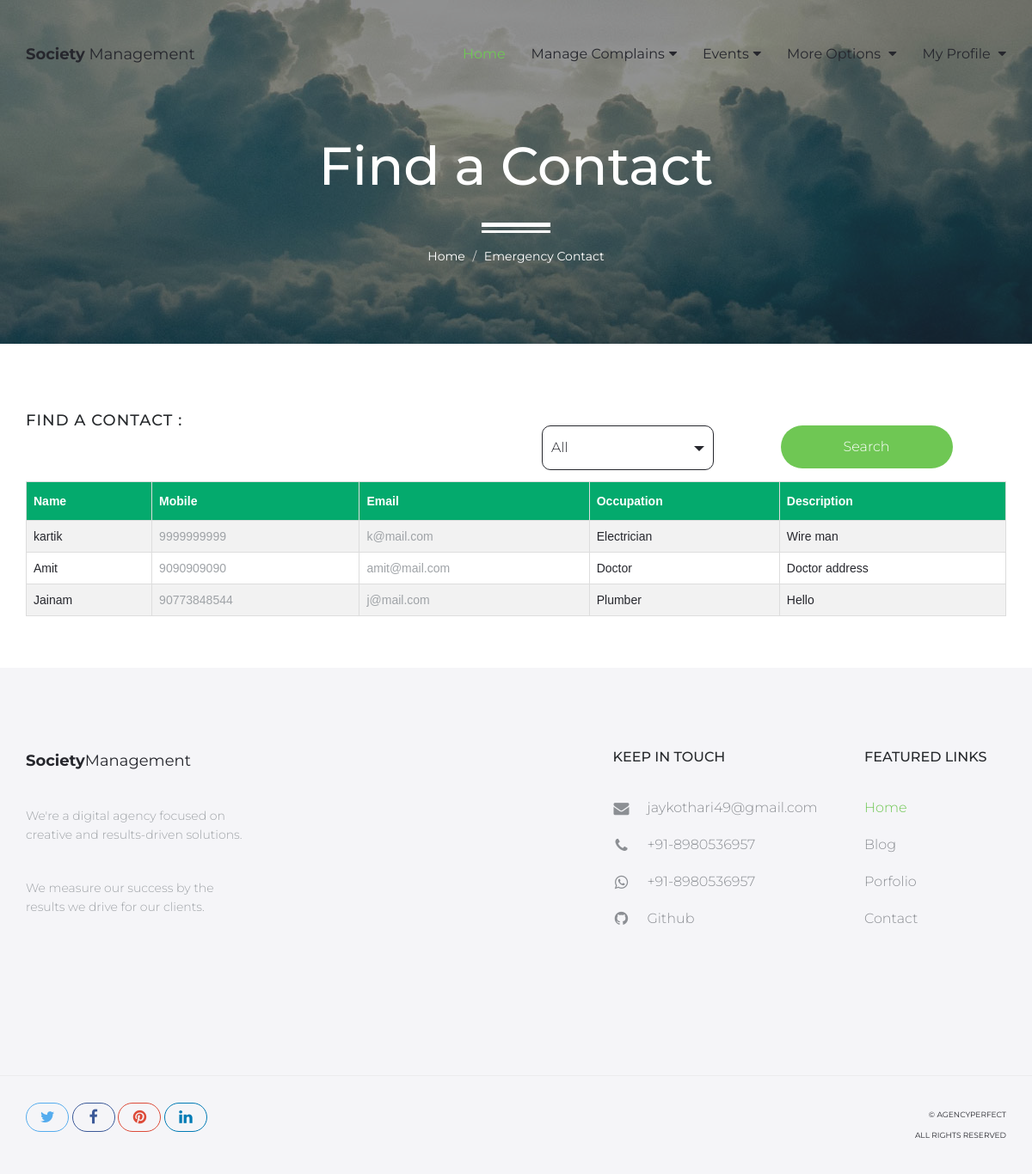
Page /emergency-contact/ (signed in) on the committed database.
### SecApp/models.py (models this page shows, shortened)
class Emergency(models.Model):
    cate_choice = (
        ('Doctor','Doctor'),
        ('Plumber','Plumber'),
        ('Electrician','Electrician'),
        ('Cate','Cate'),
    )
    uid = models.ForeignKey(SecUser,on_delete=models.CASCADE)
    name = models.CharField(max_length=50)
    mobile = models.CharField(max_length=13)
    email = models.EmailField()
    occupation = models.CharField(max_length=50,choices=cate_choice)
    des = models.TextField()

### MemberApp/views.py (the view)
# urls.py: path('emergency-contact/',views.emergency_contact,name='emergency-contact'),
def emergency_contact(request):
    contacts = sm.Emergency.objects.all()
    member = Member.objects.get(email=request.session['memail'])
    if request.method == 'POST':
        if request.POST['cate'] == 'all':
            contacts = sm.Emergency.objects.all()
        else:
            contacts = sm.Emergency.objects.filter(occupation=request.POST['cate'])
    return render(request,'emergency-contact.html',{'member':member,'contacts':contacts})

### MemberApp/templates/emergency-contact.html (shortened to what this page needs)
{% extends 'member-header.html' %}
{% load static %}
{% block content %}
<div id="hero" class="hero overlay subpage-hero contact-hero">
    <div class="hero-content">
        <div class="hero-text">
            <h1>Find a Contact</h1>
            <ol class="breadcrumb">
              <li class="breadcrumb-item"><a href="{% url 'member-index' %}">Home</a></li>
              <li class="breadcrumb-item active">Emergency Contact</li>
            </ol>
        </div>
    </div>
</div>
<main id="main" class="site-main">
    <section class="site-section subpage-site-section section-contact-us">
        <div class="container">
            <div class="row">
                <div class="col-sm-6">
                    <div>
                        <h2>Find a Contact : </h2>
                    </div>
                </div>
                <div class="col-sm-6">
                    <form action="" method="POST">
                        <div class="col-md-6">
                            <select style="padding-left: 30px;" name="cate" class="selectpicker">
                                <option value="all">All</option>
                            </select>
                        </div>
                        <div class="col-md-6">
                            <button type="submit" class="btn btn-green">Search</button>
                        </div>
                    </form>
                </div>
            </div>
            <table id="customers">
                <tr>
                  <th>Name</th>
                  <th>Mobile</th>
                  <th>Email</th>
                  <th>Occupation</th>
                  <th>Description</th>
                </tr>
                {% for i in contacts %}
                <tr>
                  <td>{{i.name}}</td>
                  <td><a href="tel:+91{{i.mobile}}"> {{i.mobile}}</a></td>
                  <td><a href="mailto:{{i.email}}"> {{i.email}}</a></td>
                  <td>{{i.occupation}}</td>
                  <td>{{i.des}}</td>
                </tr>
                {% endfor %}
              </table>
        </div>
    </section>
</main>
{% endblock %}

### MemberApp/static/mem/assets/css/style.css (style rules this page uses)
a { transition: all 0.25s ease-in-out; -moz-transition: all 0.25s ease-in-out; -webkit-transition: all 0.25s ease-in-out; -o-transition: all 0.25s ease-in-out; -ms-transition: all 0.25s ease-in-out; cursor: pointer; color: #9fa3a7; }
h1 { font-size: 62px; }
h2 { font-size: 42px; }
h1,h2,h3,h4,h5 { color: #26292c; }
.btn { line-height: 50px; min-width: 200px; font-size: 16px; font-weight: 300; border: 0; border-radius: 50px; color: #26272d; background-color: #fff; padding: 0; transition: color 0.25s ease-in-out, background-color 0.25s ease-in-out; -moz-transition: color 0.25s ease-in-out, background-color 0.25s ease-in-out; -webkit-transition: color 0.25s ease-in-out, background-color 0.25s ease-in-out; -o-transition: color 0.25s ease-in-out, background-color 0.25s ease-in-out; -ms-transition: color 0.25s ease-in-out, background-color 0.25s ease-in-out; }
.btn-green { background-color: #6fc754; color: #fff; }
select { position: absolute !important; bottom: 0; left: 50%; display: block !important; width: .5px !important; height: 100% !important; padding: 0 !important; opacity: 0 !important; border: none; }
html, body { width: 100%; height: 100%; margin: 0; padding: 0; font-family: 'Montserrat', sans-serif; color: #26272d; }
.hero { background: url(../img/hero.jpg) no-repeat center / cover; height: 100%; width: 100%; display: table; position: relative; }
.overlay:before { content: ''; background-color: rgba(255,255,255,0.5); height: 100%; width: 100%; position: absolute; top: 0; left: 0; z-index: 0; }
.hero-content { display: table-cell; vertical-align: middle; padding-top: 75px; }
.hero-text { max-width: 890px; width: 100%; margin: 0 auto; padding: 0 15px; text-align: center; }
.hero-text h1 { position: relative; margin: 0; }
.hero .breadcrumb { padding-top: 60px; margin-bottom: 0; }
.hero .breadcrumb:before { content: ''; display: block; position: absolute; left: 50%; bottom: 45px; height: 12px; width: 80px; border-top: 5px solid #fff; border-bottom: 3px solid #fff; transform: translateX(-50%); -moz-transform: translateX(-50%); -webkit-transform: translateX(-50%); -o-transform: translateX(-50%); -ms-transform: translateX(-50%); }
.subpage-hero { height: 400px; }
.subpage-hero.overlay:before { background-color: rgba(38,39,45,0.5); }
.subpage-hero .hero-content, .subpage-hero .hero-content h1, .subpage-hero a { color: #fff; }
.contact-hero { background: url(../img/contact-hero.jpg) no-repeat center / cover; }
.site-section { padding: 100px 0 140px; }
.subpage-site-section { padding: 60px 0; }
.breadcrumb { background-color: transparent; position: relative; }
.breadcrumb .active { color: #fff; }
.section-contact-us h2 { font-size: 18px; text-transform: uppercase; padding-bottom: 50px; letter-spacing: 1px; }
.section-contact-us .btn { margin-top: 35px; }

### MemberApp/templates/emergency-contact.html (style rules this page uses)
#customers { font-family: Arial, Helvetica, sans-serif; border-collapse: collapse; width: 100%; }
#customers td, #customers th { border: 1px solid #ddd; padding: 8px; }
#customers tr:nth-child(even) { background-color: #f2f2f2; }
#customers th { padding-top: 12px; padding-bottom: 12px; text-align: left; background-color: #04AA6D; color: white; }

### rows in the picture
Emergency: name "kartik", mobile "9999999999", email "k@mail.com", occupation "Electrician", des "Wire man"
Emergency: name "Amit", mobile "9090909090", email "amit@mail.com", occupation "Doctor", des "Doctor address"
Emergency: name "Jainam", mobile "90773848544", email "j@mail.com", occupation "Plumber", des "Hello"
